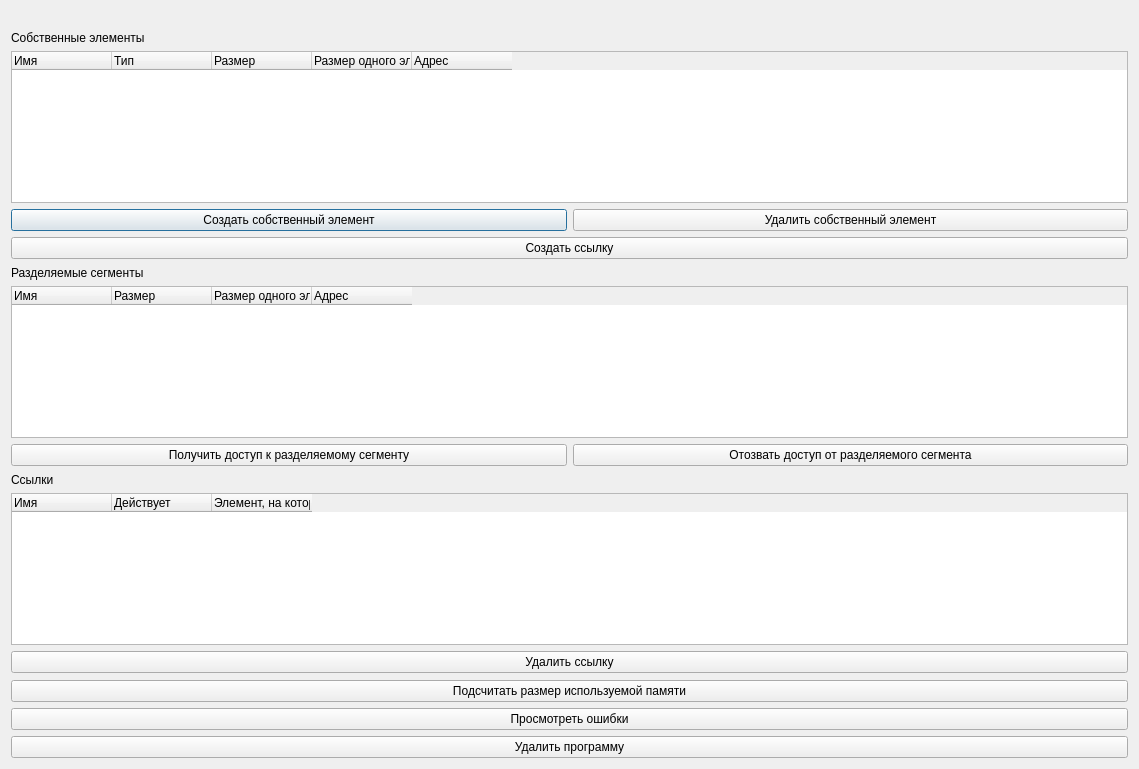
<?xml version="1.0" encoding="UTF-8"?>
<ui version="4.0">
 <class>ProgramDialog</class>
 <widget class="QDialog" name="ProgramDialog">
  <property name="geometry">
   <rect>
    <x>0</x>
    <y>0</y>
    <width>1139</width>
    <height>769</height>
   </rect>
  </property>
  <property name="windowTitle">
   <string>Program Menu</string>
  </property>
  <layout class="QVBoxLayout" name="verticalLayout">
   <item>
    <widget class="QLabel" name="programInfoLabel">
     <property name="text">
      <string/>
     </property>
     <property name="wordWrap">
      <bool>true</bool>
     </property>
    </widget>
   </item>
   <item>
    <widget class="QLabel" name="ownUnitsTableLabel">
     <property name="text">
      <string>Собственные элементы</string>
     </property>
    </widget>
   </item>
   <item>
    <widget class="QTableWidget" name="ownUnitsTableWidget">
     <property name="sizePolicy">
      <sizepolicy hsizetype="Preferred" vsizetype="Expanding">
       <horstretch>0</horstretch>
       <verstretch>0</verstretch>
      </sizepolicy>
     </property>
     <property name="minimumSize">
      <size>
       <width>903</width>
       <height>0</height>
      </size>
     </property>
     <property name="lineWidth">
      <number>1</number>
     </property>
     <property name="editTriggers">
      <set>QAbstractItemView::EditTrigger::NoEditTriggers</set>
     </property>
     <attribute name="horizontalHeaderCascadingSectionResizes">
      <bool>true</bool>
     </attribute>
     <attribute name="verticalHeaderCascadingSectionResizes">
      <bool>true</bool>
     </attribute>
     <attribute name="verticalHeaderMinimumSectionSize">
      <number>50</number>
     </attribute>
     <attribute name="verticalHeaderDefaultSectionSize">
      <number>50</number>
     </attribute>
     <column>
      <property name="text">
       <string>Имя</string>
      </property>
      <property name="font">
       <font>
        <hintingpreference>PreferNoHinting</hintingpreference>
       </font>
      </property>
      <property name="textAlignment">
       <set>AlignJustify|AlignVCenter</set>
      </property>
     </column>
     <column>
      <property name="text">
       <string>Тип</string>
      </property>
      <property name="font">
       <font>
        <hintingpreference>PreferNoHinting</hintingpreference>
       </font>
      </property>
      <property name="textAlignment">
       <set>AlignJustify|AlignVCenter</set>
      </property>
     </column>
     <column>
      <property name="text">
       <string>Размер</string>
      </property>
      <property name="font">
       <font>
        <hintingpreference>PreferNoHinting</hintingpreference>
       </font>
      </property>
      <property name="textAlignment">
       <set>AlignJustify|AlignVCenter</set>
      </property>
     </column>
     <column>
      <property name="text">
       <string>Размер одного элемента</string>
      </property>
      <property name="font">
       <font>
        <hintingpreference>PreferNoHinting</hintingpreference>
       </font>
      </property>
      <property name="textAlignment">
       <set>AlignJustify|AlignVCenter</set>
      </property>
     </column>
     <column>
      <property name="text">
       <string>Адрес</string>
      </property>
      <property name="font">
       <font>
        <hintingpreference>PreferNoHinting</hintingpreference>
       </font>
      </property>
      <property name="textAlignment">
       <set>AlignJustify|AlignVCenter</set>
      </property>
     </column>
    </widget>
   </item>
   <item>
    <layout class="QHBoxLayout" name="horizontalLayout">
     <item>
      <widget class="QPushButton" name="createOwnUnitButton">
       <property name="text">
        <string>Создать собственный элемент</string>
       </property>
      </widget>
     </item>
     <item>
      <widget class="QPushButton" name="deleteOwnUnitButton">
       <property name="text">
        <string>Удалить собственный элемент</string>
       </property>
      </widget>
     </item>
    </layout>
   </item>
   <item>
    <widget class="QPushButton" name="createRefButton">
     <property name="text">
      <string>Создать ссылку</string>
     </property>
    </widget>
   </item>
   <item>
    <spacer name="verticalSpacer">
     <property name="orientation">
      <enum>Qt::Orientation::Vertical</enum>
     </property>
     <property name="sizeHint" stdset="0">
      <size>
       <width>20</width>
       <height>40</height>
      </size>
     </property>
    </spacer>
   </item>
   <item>
    <widget class="QLabel" name="sharedUnitsTableLabel">
     <property name="text">
      <string>Разделяемые сегменты</string>
     </property>
    </widget>
   </item>
   <item>
    <widget class="QTableWidget" name="sharedUnitsTableWidget">
     <property name="editTriggers">
      <set>QAbstractItemView::EditTrigger::NoEditTriggers</set>
     </property>
     <column>
      <property name="text">
       <string>Имя</string>
      </property>
      <property name="textAlignment">
       <set>AlignJustify|AlignVCenter</set>
      </property>
     </column>
     <column>
      <property name="text">
       <string>Размер</string>
      </property>
      <property name="textAlignment">
       <set>AlignJustify|AlignVCenter</set>
      </property>
     </column>
     <column>
      <property name="text">
       <string>Размер одного элемента</string>
      </property>
      <property name="textAlignment">
       <set>AlignJustify|AlignVCenter</set>
      </property>
     </column>
     <column>
      <property name="text">
       <string>Адрес</string>
      </property>
      <property name="textAlignment">
       <set>AlignJustify|AlignVCenter</set>
      </property>
     </column>
    </widget>
   </item>
   <item>
    <layout class="QHBoxLayout" name="horizontalLayout_2">
     <item>
      <widget class="QPushButton" name="grantSharedButton">
       <property name="text">
        <string>Получить доступ к разделяемому сегменту</string>
       </property>
      </widget>
     </item>
     <item>
      <widget class="QPushButton" name="revokeSharedButton">
       <property name="text">
        <string>Отозвать доступ от разделяемого сегмента</string>
       </property>
      </widget>
     </item>
    </layout>
   </item>
   <item>
    <spacer name="verticalSpacer_2">
     <property name="orientation">
      <enum>Qt::Orientation::Vertical</enum>
     </property>
     <property name="sizeHint" stdset="0">
      <size>
       <width>20</width>
       <height>40</height>
      </size>
     </property>
    </spacer>
   </item>
   <item>
    <widget class="QLabel" name="refsTableLabel">
     <property name="text">
      <string>Ссылки</string>
     </property>
    </widget>
   </item>
   <item>
    <widget class="QTableWidget" name="refsTableWidget">
     <property name="editTriggers">
      <set>QAbstractItemView::EditTrigger::NoEditTriggers</set>
     </property>
     <column>
      <property name="text">
       <string>Имя</string>
      </property>
      <property name="textAlignment">
       <set>AlignJustify|AlignVCenter</set>
      </property>
     </column>
     <column>
      <property name="text">
       <string>Действует</string>
      </property>
      <property name="textAlignment">
       <set>AlignJustify|AlignVCenter</set>
      </property>
     </column>
     <column>
      <property name="text">
       <string>Элемент, на который указывает</string>
      </property>
      <property name="textAlignment">
       <set>AlignJustify|AlignVCenter</set>
      </property>
     </column>
    </widget>
   </item>
   <item>
    <layout class="QHBoxLayout" name="horizontalLayout_3">
     <item>
      <widget class="QPushButton" name="removeRefButton">
       <property name="text">
        <string>Удалить ссылку</string>
       </property>
      </widget>
     </item>
    </layout>
   </item>
   <item>
    <spacer name="verticalSpacer_3">
     <property name="orientation">
      <enum>Qt::Orientation::Vertical</enum>
     </property>
     <property name="sizeHint" stdset="0">
      <size>
       <width>20</width>
       <height>40</height>
      </size>
     </property>
    </spacer>
   </item>
   <item>
    <widget class="QPushButton" name="getMemoryUsageButton">
     <property name="text">
      <string>Подсчитать размер используемой памяти</string>
     </property>
    </widget>
   </item>
   <item>
    <widget class="QPushButton" name="listErrorsButton">
     <property name="text">
      <string>Просмотреть ошибки</string>
     </property>
    </widget>
   </item>
   <item>
    <widget class="QPushButton" name="deleteProgramButton">
     <property name="text">
      <string>Удалить программу</string>
     </property>
    </widget>
   </item>
  </layout>
 </widget>
 <resources/>
 <connections/>
</ui>
